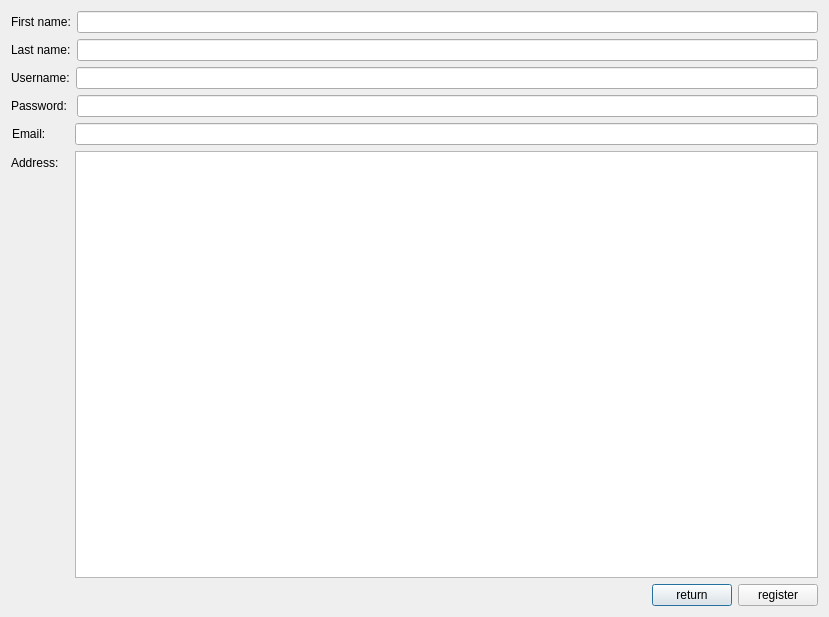
<?xml version="1.0" encoding="UTF-8"?>
<ui version="4.0">
 <class>Sign_in</class>
 <widget class="QDialog" name="Sign_in">
  <property name="geometry">
   <rect>
    <x>0</x>
    <y>0</y>
    <width>829</width>
    <height>617</height>
   </rect>
  </property>
  <property name="windowTitle">
   <string>Dialog</string>
  </property>
  <layout class="QHBoxLayout" name="horizontalLayout_7">
   <item>
    <layout class="QVBoxLayout" name="verticalLayout">
     <item>
      <layout class="QHBoxLayout" name="horizontalLayout">
       <item>
        <widget class="QLabel" name="label">
         <property name="text">
          <string>First name:</string>
         </property>
        </widget>
       </item>
       <item>
        <widget class="QLineEdit" name="lineEdit"/>
       </item>
      </layout>
     </item>
     <item>
      <layout class="QHBoxLayout" name="horizontalLayout_2">
       <item>
        <widget class="QLabel" name="label_3">
         <property name="text">
          <string>Last name:</string>
         </property>
        </widget>
       </item>
       <item>
        <widget class="QLineEdit" name="lineEdit_2"/>
       </item>
      </layout>
     </item>
     <item>
      <layout class="QHBoxLayout" name="horizontalLayout_3">
       <item>
        <widget class="QLabel" name="label_4">
         <property name="text">
          <string>Username:</string>
         </property>
        </widget>
       </item>
       <item>
        <widget class="QLineEdit" name="lineEdit_3"/>
       </item>
      </layout>
     </item>
     <item>
      <layout class="QHBoxLayout" name="horizontalLayout_4">
       <item>
        <widget class="QLabel" name="label_7">
         <property name="text">
          <string>Password: </string>
         </property>
        </widget>
       </item>
       <item>
        <widget class="QLineEdit" name="lineEdit_5"/>
       </item>
      </layout>
     </item>
     <item>
      <layout class="QHBoxLayout" name="horizontalLayout_5">
       <item>
        <widget class="QLabel" name="label_6">
         <property name="text">
          <string>Email:       </string>
         </property>
         <property name="indent">
          <number>1</number>
         </property>
         <property name="openExternalLinks">
          <bool>false</bool>
         </property>
        </widget>
       </item>
       <item>
        <widget class="QLineEdit" name="lineEdit_4"/>
       </item>
      </layout>
     </item>
     <item>
      <layout class="QFormLayout" name="formLayout">
       <item row="0" column="0">
        <widget class="QLabel" name="label_2">
         <property name="text">
          <string>Address:   </string>
         </property>
        </widget>
       </item>
       <item row="0" column="1">
        <widget class="QTextEdit" name="textEdit"/>
       </item>
      </layout>
     </item>
     <item>
      <layout class="QHBoxLayout" name="horizontalLayout_6">
       <item>
        <spacer name="horizontalSpacer">
         <property name="orientation">
          <enum>Qt::Horizontal</enum>
         </property>
         <property name="sizeType">
          <enum>QSizePolicy::Expanding</enum>
         </property>
         <property name="sizeHint" stdset="0">
          <size>
           <width>40</width>
           <height>20</height>
          </size>
         </property>
        </spacer>
       </item>
       <item>
        <widget class="QPushButton" name="returnBtn">
         <property name="text">
          <string>return</string>
         </property>
        </widget>
       </item>
       <item>
        <widget class="QPushButton" name="pushButton_2">
         <property name="text">
          <string>register</string>
         </property>
        </widget>
       </item>
      </layout>
     </item>
    </layout>
   </item>
  </layout>
 </widget>
 <tabstops>
  <tabstop>textEdit</tabstop>
  <tabstop>lineEdit_4</tabstop>
  <tabstop>lineEdit_5</tabstop>
  <tabstop>lineEdit_3</tabstop>
  <tabstop>lineEdit_2</tabstop>
  <tabstop>lineEdit</tabstop>
  <tabstop>returnBtn</tabstop>
  <tabstop>pushButton_2</tabstop>
 </tabstops>
 <resources/>
 <connections/>
</ui>
